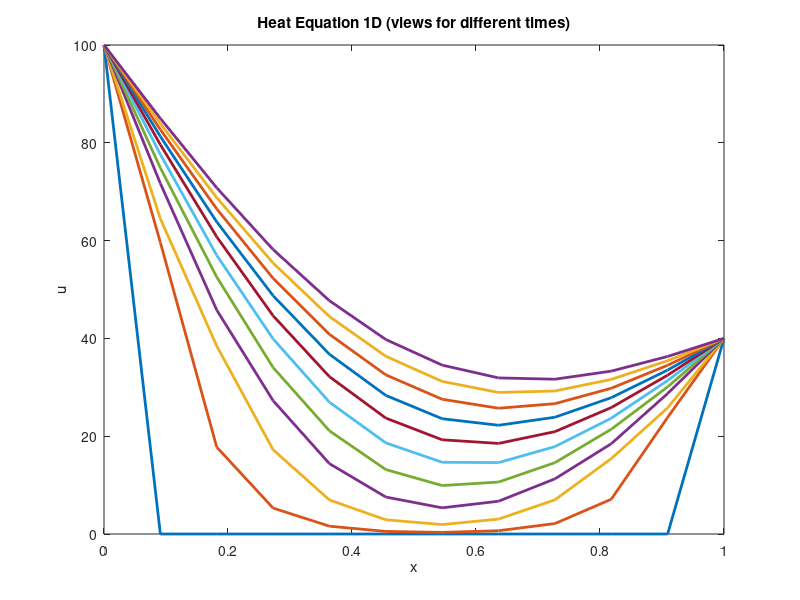

The MATLAB script that drew this image:
%% Heat equation in 1D

% The PDE for the 1D heat equation is

% u_t = \kappa u_xx, where 0 <= x <= L and t > 0

% where \kappa is the 'heat diffusion' related to the material/concentration

% with boundary conditions
% u(0, t) = a(t)
% u(L, t) = b(t)

% and initial conditions
% u(x, 0) = g(x)

%     x--->
% |---------------------------------------------------------|
% 0                                                         L

%% Discretised 1D heat equation
% The discretised (space and time) version with Finite Differences is

% [U^(i+1) - U^(i)]/dt = \kappa/(2*dx^2) ([U_(j-1)^(i+1) - 2 U_j^(i+1) + U_(j+1)^(i+1)] + [U_(j-1)^(i) - 2 U_j^(i) + U_(j+1)^(i)])

% observe this is an implicit scheme where we are taking 0.5 from U^(i+1)
% values and 0.5 from U^(i) values

% in the domain 0=<x=<L and t >= 0

% Boundary conditions
% U(0,t)=a(t)
% U(L,t)=b(t)

% Initial conditions U(x,0)=g(x)

% We are computing the numerical u(t,x) which is the solution function to
% the heat equation

%% Clear all variables
clear; clc; clf;

%% Problem parameters

% Heat constant
kappa = 0.1;

% Boundary conditions
%a=@(t) 2*t;
%b=@(t) 2*t+1;
a=@(t) 100;
b=@(t) 40;

% Initial condition
%g=@(x) x.^2;
g=@(x) 0;
%g=@(x) sin(x)*cos(x);

% Size of the domain
%L = pi;
L = 1;
% Number of (interior) points (equations) to discretize the domain
Nx = 10;
dx = L/(Nx+1);

% Time integration parameters
dt = 0.1;
initial_time = 0.0;
final_time = 1.0;

% This is no longer needed since we are unsing an implicit strategy
disp(dt)
disp(dx)
disp(dt/dx^2)
% Check for stability condition
%if (dt / dx^2) >= 0.5
 %   disp("The stability condition is not met")
 %   return
%end

%% Problem setup

% Domain discretisation
x = linspace(0, L, Nx+2);
size(x)
disp(x)

% Get the number of time steps
ntime_steps = (final_time - initial_time) / dt;
disp(ntime_steps)

% Create the u solution vector
u=zeros(Nx+2, floor(ntime_steps+1));
% Set initial conditions
for i=1:Nx+2
    u(i, 1) = g(x(i));
end

% Set boundary conditions
u(1, 1) = a(initial_time);
u(Nx+2, 1) = b(initial_time);

%% The factor r
r = kappa * dt/dx^2;

%% Create the matrix
A = eye(Nx);
A = A * (1 + r);
A = A + (-r * 0.5 * diag(ones(Nx-1, 1), -1));
A = A + (-r * 0.5 * diag(ones(Nx-1, 1), 1));

%% Plot the initial conditions
plot(x,u(:,1),'linewidth',2);
hold on

%% Iterate over time
for i = 1:ntime_steps

    % Set boundary conditions for next time step
    u(1,i+1) = u(1,i);
    u(Nx+2,i+1) = u(Nx+2,i);

    % Create an additional vector to keep track of boundary conditions (we
    % should update this vector every iteration if there are time
    % dependencies, in this case there is no need to do so, however we
    % leave it here for future cases)
    gamma=zeros(Nx,1);
    gamma(1) = r * 0.5 * u(1,i) + r * 0.5 * u(1,i+1);
    gamma(Nx) = r * 0.5 * u(Nx+2,i) + r * 0.5 * u(Nx+2,i+1);

    % The RHS
    rhs = zeros(Nx,1);
    rhs(1) = (1 - r) * u(2, i) + r * 0.5 * u(3, i);
    for j = 2:Nx-1
        rhs(j) = r * 0.5 * u(j, i) + (1 - r) * u(j+1, i) + r * 0.5 * u(j+2, i);
    end
    rhs(Nx) = r * 0.5 * u(Nx, i) + (1 - r) * u(Nx+1, i);

    % Add boundary conditions
    rhs = rhs + gamma;

    % Solve the system of equations
    sol = linsolve(A, rhs);
    %sol = A\rhs;

    % This is for ploting ------------------------------
    % Copy the solution into the vector u
    u(2:Nx+1, i+1) = sol;

    % Add boundary conditions
    u(1,i+1) = u(1,i);
    u(Nx+2,i+1) = u(Nx+2,i);
    
    plot(x,u(:,i+1),'linewidth',2);
    %plot(x(2:Nx)',u,'linewidth',2);
    hold on

end

%% Plot results
title('Heat Equation 1D (views for different times)')
xlabel('x')
ylabel('u')
%times = initial_time:dt:final_time;
%legend(num2str(times'),'Location','northwest');

